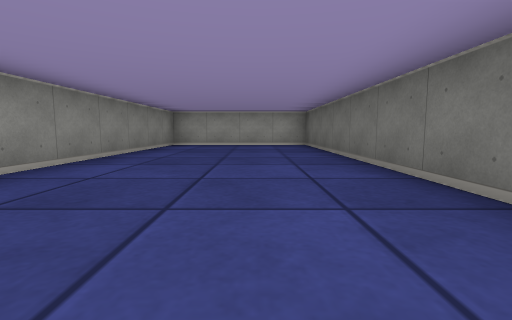
View 1 (above)

16 first-person views from a walk through a cub3D maze. The camera is about half as high as the walls, tilts 6° down and sees 85° across. The floor is counted in squares. Each view is taken from the middle of a square. On the plan, view 1 faces up. The plan holds only what a view shows up to about 9 squares ahead; the rest is blank.

View 2
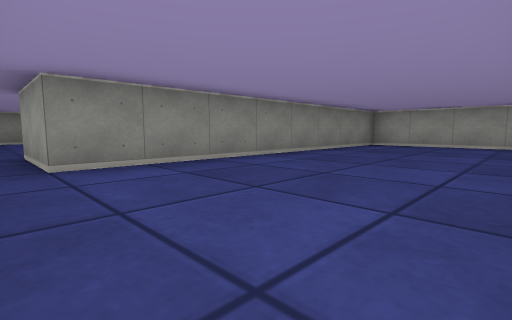

View 3
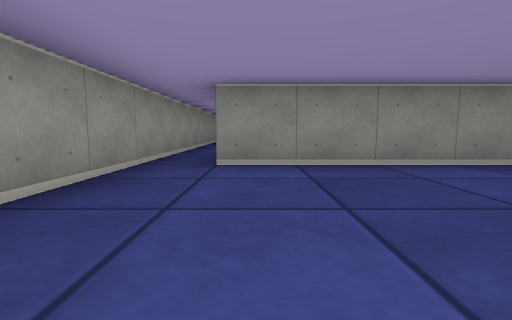

View 4
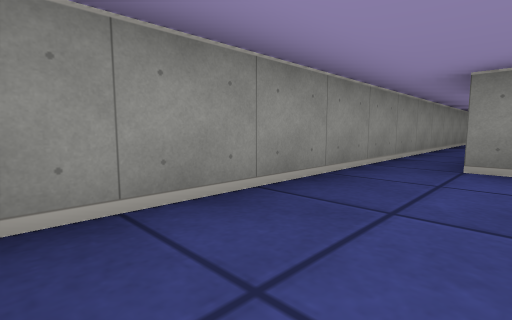

View 5
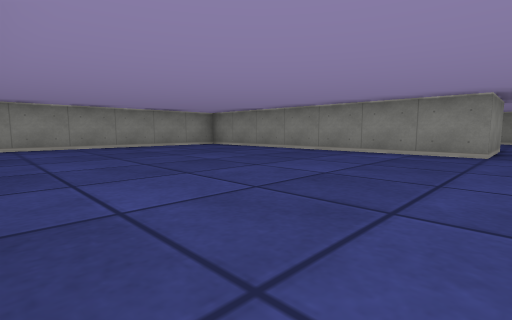

View 6
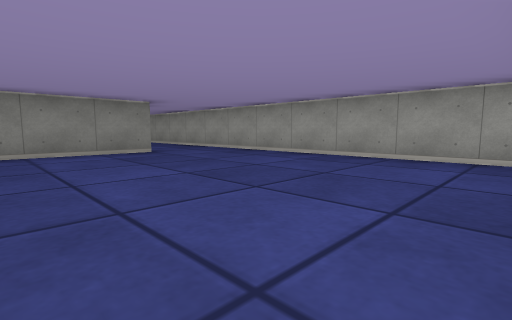

View 7
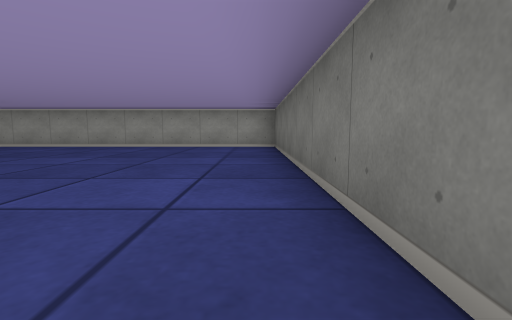

View 8
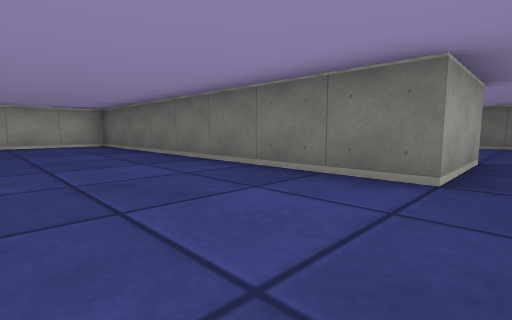

View 9
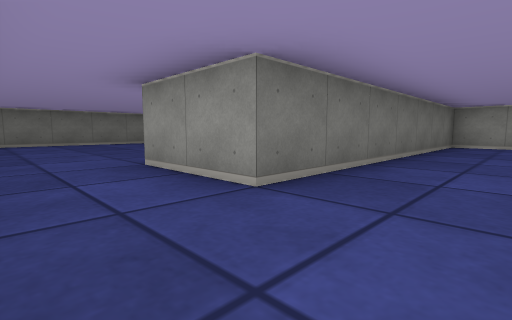

View 10
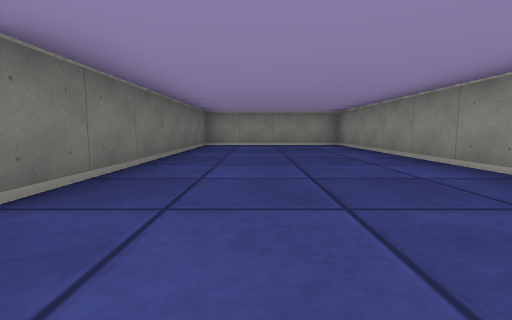

View 11
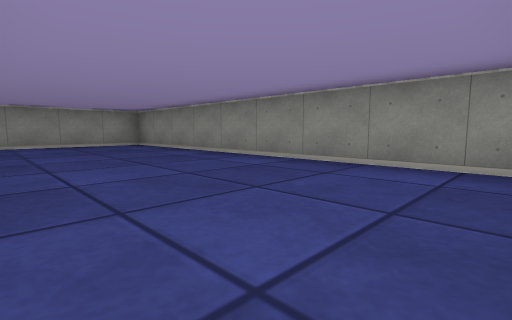

View 12
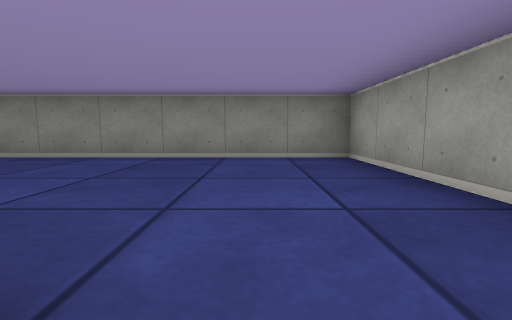

View 13
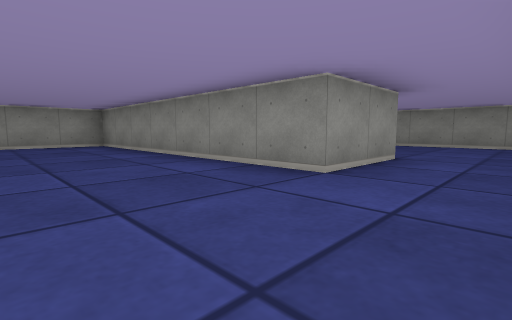

View 14
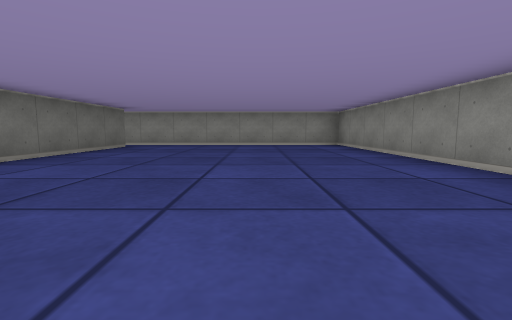

View 15
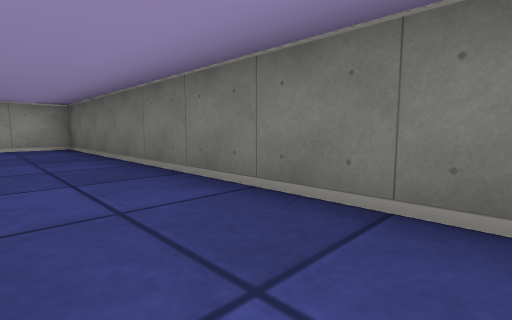

View 16
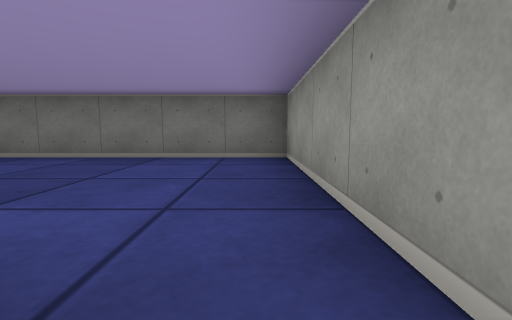

### Floor plan
Ten units are one square. View 1 is at (0, 0); x grows to the right and y downward. Boxes are objects, and circles mark ways between rooms. Rooms are numbered by the first view taken in them; rooms with no view inside come last. Other rooms are left out.
<svg viewBox="-170 -90 190 100">
<path fill="none" stroke="#000" d="M-45 5 15 5 15 -85 -25 -85 -25 -5 -45 -5M-105 -65 -105 5 -45 5M-45 -5 -45 -85 -105 -85M-105 -85 -165 -85 -165 5 -125 5 -125 -65 -105 -65"/>
<circle cx="-35" cy="0" r="3" fill="#2a7"/>
<circle cx="-115" cy="-75" r="3" fill="#2a7"/>
<text x="-10" y="-40">1</text>
<text x="-80" y="-40">2</text>
<text x="-140" y="-40">3</text>
</svg>
Room 1 opens to room 2. Room 2 opens to room 3.

Where each view was taken, in squares from view 1:
view 1: 0 up, 0 right, facing up
view 2: 0 up, 1 right, facing up-left
view 3: 1 up, 1 right, facing left
view 4: 1 up, 1 right, facing down-left
view 5: 7 up, 5 left, facing down-left
view 6: 4 up, 5 left, facing up-left
view 7: 1 up, 5 left, facing up
view 8: 0 up, 7 left, facing up-right
view 9: 8 up, 14 left, facing down-right
view 10: 8 up, 14 left, facing down
view 11: 8 up, 13 left, facing down-left
view 12: 7 up, 12 left, facing left
view 13: 8 up, 8 left, facing down-left
view 14: 8 up, 8 left, facing down
view 15: 1 up, 0 right, facing up-right
view 16: 0 up, 3 left, facing right
